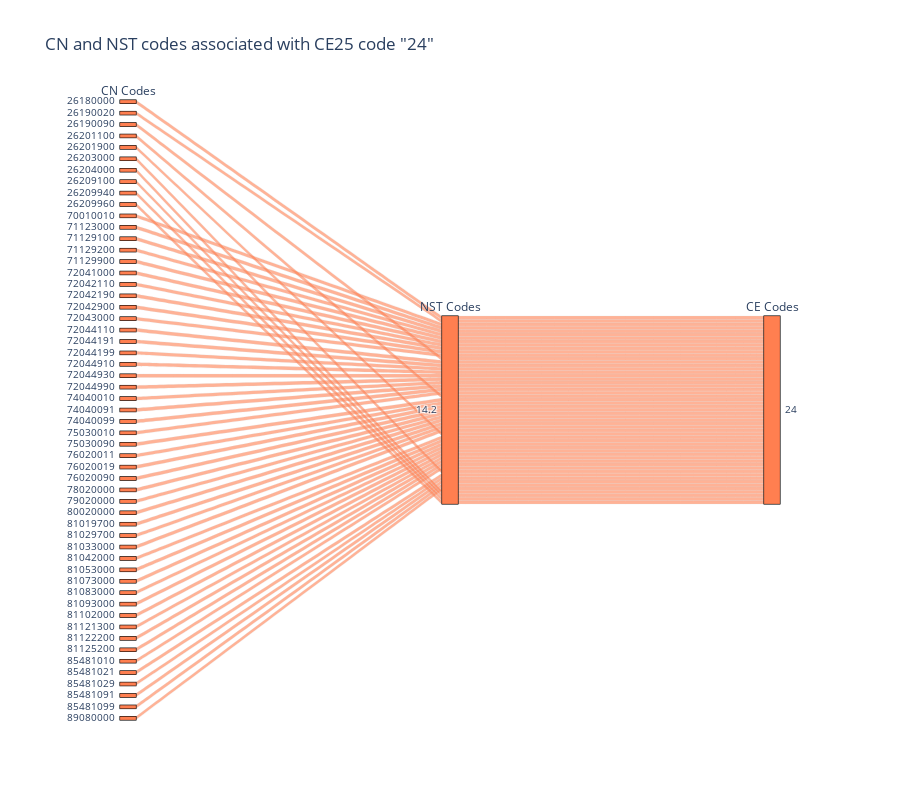

Write notebook code for a chart like this one.
### Code cell
df_24 = df[df['CE'] == '24']
fig = px.parallel_categories(df_24,  
                              labels={'CN':'CN Codes', 'NST':'NST Codes', 'CE': 'CE Codes'},
                              dimensions=['CN', 'NST', 'CE'],
                              color='colors',
                              title='CN and NST codes associated with CE25 code "24"',
                              height=800
                            )
fig.show()

### Figure 1 — Plotly figure (JSON) as saved in the notebook; plotly's stock layout.template omitted (floating-point values rounded to 4 significant figures)
{"data": [{"dimensions": [{"label": "CN Codes", "values": ["26180000", "26190020", "26190090", "26201100", "26201900", "26203000", "26204000", "26209100", "26209940", "26209960", "70010010", "71123000", "71129100", "71129200", "71129900", "72041000", "72042110", "72042190", "72042900", "72043000", "72044110", "72044191", "72044199", "72044910", "72044930", "72044990", "74040010", "74040091", "74040099", "75030010", "75030090", "76020011", "76020019", "76020090", "78020000", "79020000", "80020000", "81019700", "81029700", "81033000", "81042000", "81053000", "81073000", "81083000", "81093000", "81102000", "81121300", "81122200", "81125200", "85481010", "85481021", "85481029", "85481091", "85481099", "89080000"]}, {"label": "NST Codes", "values": ["14.2", "14.2", "14.2", "14.2", "14.2", "14.2", "14.2", "14.2", "14.2", "14.2", "14.2", "14.2", "14.2", "14.2", "14.2", "14.2", "14.2", "14.2", "14.2", "14.2", "14.2", "14.2", "14.2", "14.2", "14.2", "14.2", "14.2", "14.2", "14.2", "14.2", "14.2", "14.2", "14.2", "14.2", "14.2", "14.2", "14.2", "14.2", "14.2", "14.2", "14.2", "14.2", "14.2", "14.2", "14.2", "14.2", "14.2", "14.2", "14.2", "14.2", "14.2", "14.2", "14.2", "14.2", "14.2"]}, {"label": "CE Codes", "values": ["24", "24", "24", "24", "24", "24", "24", "24", "24", "24", "24", "24", "24", "24", "24", "24", "24", "24", "24", "24", "24", "24", "24", "24", "24", "24", "24", "24", "24", "24", "24", "24", "24", "24", "24", "24", "24", "24", "24", "24", "24", "24", "24", "24", "24", "24", "24", "24", "24", "24", "24", "24", "24", "24", "24"]}], "domain": {"x": [0, 1], "y": [0, 1]}, "line": {"color": ["coral", "coral", "coral", "coral", "coral", "coral", "coral", "coral", "coral", "coral", "coral", "coral", "coral", "coral", "coral", "coral", "coral", "coral", "coral", "coral", "coral", "coral", "coral", "coral", "coral", "coral", "coral", "coral", "coral", "coral", "coral", "coral", "coral", "coral", "coral", "coral", "coral", "coral", "coral", "coral", "coral", "coral", "coral", "coral", "coral", "coral", "coral", "coral", "coral", "coral", "coral", "coral", "coral", "coral", "coral"], "coloraxis": "coloraxis"}, "name": "", "type": "parcats"}], "layout": {"coloraxis": {"colorbar": {"title": {"text": "colors"}}, "colorscale": [[0, "#0d0887"], [0.1111, "#46039f"], [0.2222, "#7201a8"], [0.3333, "#9c179e"], [0.4444, "#bd3786"], [0.5556, "#d8576b"], [0.6667, "#ed7953"], [0.7778, "#fb9f3a"], [0.8889, "#fdca26"], [1, "#f0f921"]]}, "height": 800, "legend": {"tracegroupgap": 0}, "title": {"text": "CN and NST codes associated with CE25 code \"24\""}}}
